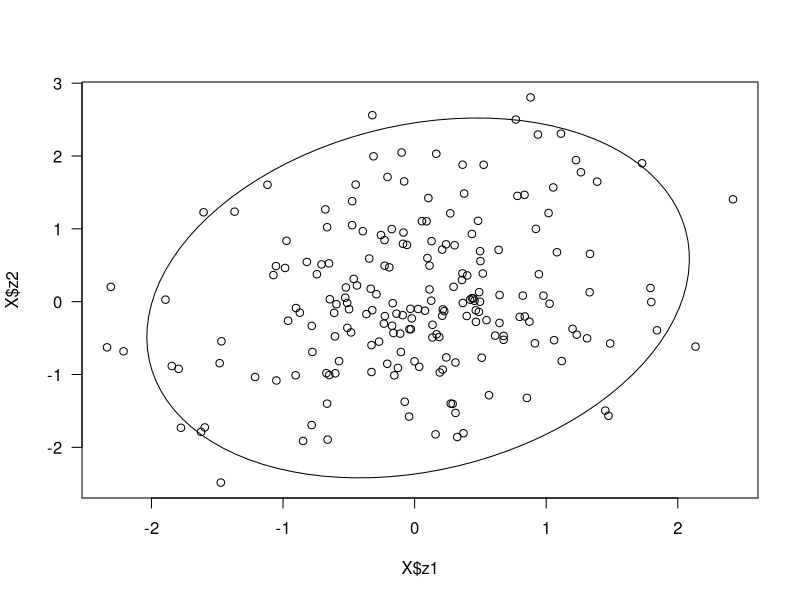
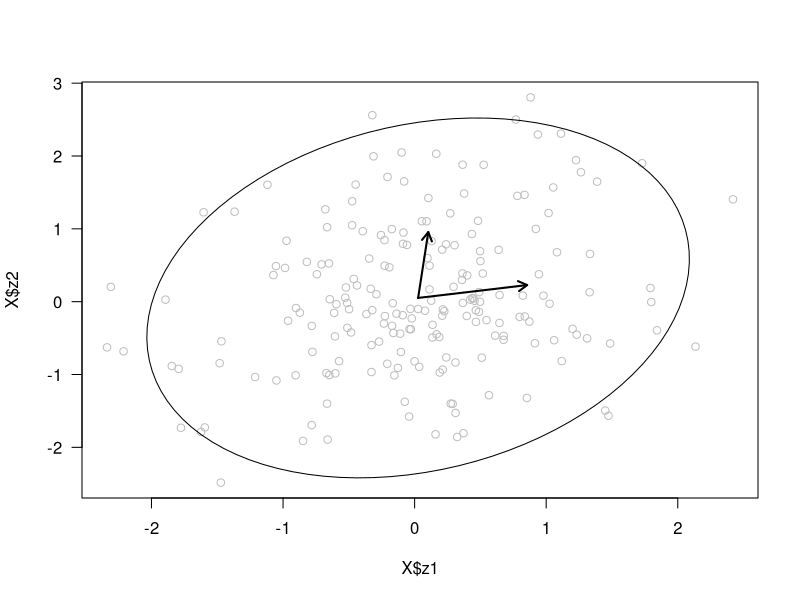
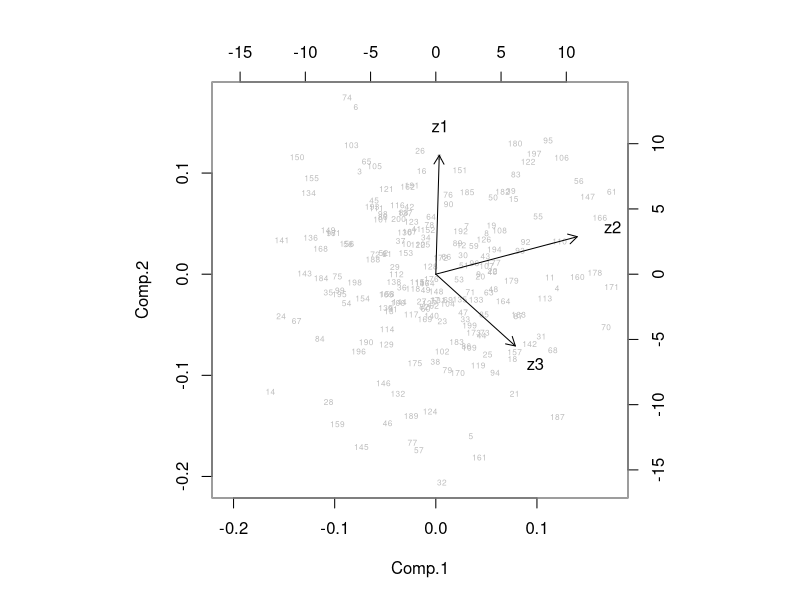
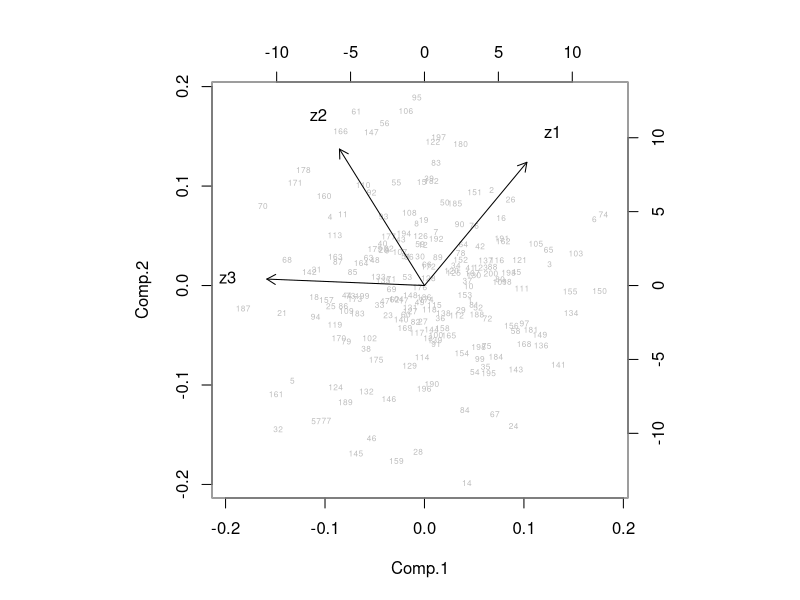

These charts were generated, in order, by the following R code:
## ---- chunk 1
knitr::opts_chunk$set(echo = TRUE)
## ---- chunk 2
C = matrix(c(0.7, 0.2, -0.3,
              0.2, 1.2, 0.4,
              -0.3, 0.4, 0.6), 
              nrow=3)
C
## ---- chunk 3
C == t(C)
## ---- chunk 4
cormat = matrix(NA, nrow=3, ncol=3)
for(i in 1:3){
  for(j in 1:3){
    cormat[i,j] = C[i,j]/sqrt(C[i,i]*C[j,j])
  }}
round(cormat, 3)
## ---- chunk 5
library(MASS)
library(ellipse)
set.seed(1)

X = data.frame(mvrnorm(200, mu=c(0,0,0), Sigma=C))
colnames(X) = c("z1", "z2", "z3")
head(X)
means = c(apply(X[,1:2], 2, mean))

plot(X$z1, X$z2, las=1)
lines(ellipse(cov(X[,1:2]), centre=means))
## ---- chunk 6
eigen(C)
## ---- chunk 7
plot(X$z1, X$z2, las=1, col="grey")
lines(ellipse(cov(X[,1:2]), centre=means))
arrows(means[1], means[2], 
       means[1]+eigen(C)$vectors[1,1], 
       means[2]+eigen(C)$vectors[2,1],
       code=2, length=0.1, lwd=2)
arrows(means[1], means[2], 
       means[1]+eigen(C)$vectors[1,2], 
       means[2]+eigen(C)$vectors[2,2],
       code=2, length=0.1, lwd=2)
## ---- chunk 8
eigen(C)$values/sum(eigen(C)$values)
## ---- chunk 9
apply(eigen(C)$vectors, 2, function(x) sqrt(sum(x^2)))
## ---- chunk 10
180/pi * acos(t(eigen(C)$vectors[,1]) %*% eigen(C)$vectors[,2])
## ---- chunk 11
C
eigen(C)$vectors %*% diag(eigen(C)$values) %*% solve(eigen(C)$vectors)
## ---- chunk 12
eigen(C)$vectors[1:2, 1:2] %*% 
diag(eigen(C)$values)[1:2, 1:2] %*% 
solve(eigen(C)$vectors)[1:2, 1:2]
## ---- chunk 13
CX = cov(X)
dim(as.matrix(X))
dim(as.matrix(eigen(CX)$vectors[,1]))

t1 = as.matrix(X) %*% eigen(CX)$vectors[,1]
t2 = as.matrix(X) %*% eigen(CX)$vectors[,2]
t3 = as.matrix(X) %*% eigen(CX)$vectors[,3]

c(var(X[,1]), var(X[,2]), var(X[,3]))
c(var(t1), var(t2), var(t3))
## ---- chunk 14
var(t1) + var(t2) + var(t3)
var(X[,1]) + var(X[,2]) + var(X[,3])
## ---- chunk 15
pca = princomp(X)
summary(pca)
## ---- chunk 16
pca$sdev^2/sum(pca$sdev^2)
eigen(CX)$values/sum(eigen(CX)$values)
## ---- chunk 17
pca$loadings[1:3, 1:3]
## ---- chunk 18
biplot(pca, col=c("grey", "black"), cex=c(.5, 1))
## ---- chunk 19
XX = as.data.frame(scale(X))
y = 0.5*XX$z1 -0.3*XX$z2 + 0.2*XX$z3 + rnorm(200, 0, 1)

m0 = lm(y~XX$z1+XX$z2+XX$z3)
summary(m0)
## ---- chunk 20
pca = princomp(XX)
biplot(pca, col=c("grey", "black"), cex=c(.5, 1))
## ---- chunk 21
pc1 = pca$scores[,1]
pc2 = pca$scores[,2]
pc3 = pca$scores[,3]

m3 = lm(y~pc1+pc2+pc3)
summary(m3)
## ---- chunk 22
Q = pca$loadings
b = as.matrix(summary(m3)$coefficients[-1,1])
dim(Q)
dim(b)
Q %*% b
## ---- chunk 23
m1 = lm(y~pc1)
summary(m1)
## ---- chunk 24
pca$loadings[1:3, 1:3]
